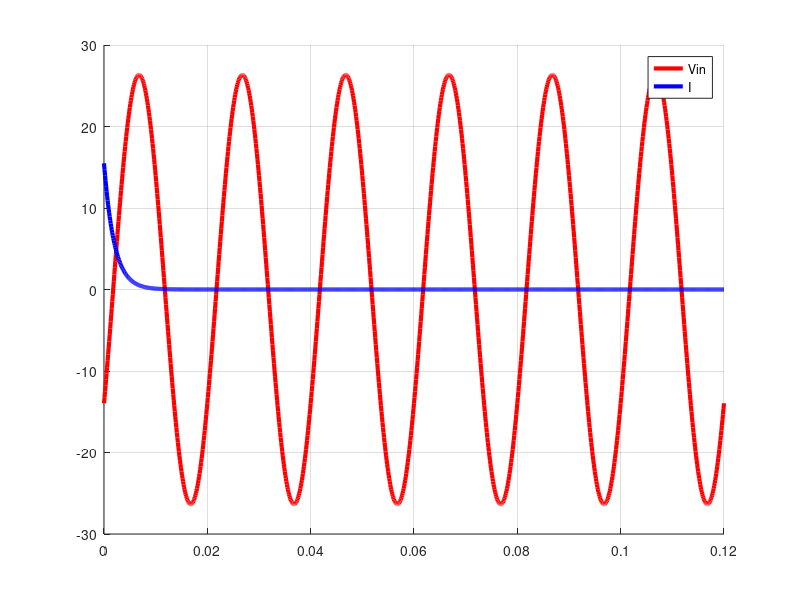

MATLAB code for this plot:
R=10;
L=20e-3;
f0=50;
w=2*pi*f0;
T=[0:1e-4:6/50];
Vip=sqrt(2)*220;

Vin = Vip*sin(w*T);

Z=sqrt(R^2+(w*L)^2);
phi=acos(R/Z);

I_libre = @(t) -(Vip*sin(phi)/Z)*exp(-R*t/L);
I_permanente = @(t) (Vip/Z)*sin(w*t - phi);

I = I_libre(T) + I_permanente(T);

% for i=1:length(Vin)
%
% end

I_002 = I_libre(0.01) + I_permanente(0.01)

Vl1= Vin - R*I;
Vl2= (Vip/Z)*sin(phi)*R*exp(-R*T/L) + (Vip*w*L/Z)*cos(w*T-phi);

figure();
hold on; grid on;

plot(T, (Vip/Z)*sin(w*T-32*pi/180), 'r', 'LineWidth', 3);
plot(T, (Vip/Z)*sin(pi/5)*exp(-R*T/L), 'b', 'LineWidth', 3);

% plot(T, Vin, 'r', 'LineWidth', 3);
% plot(T, I, 'b', 'LineWidth', 3);
% plot(T, Vl1, 'k', 'LineWidth', 3);
% plot(T, Vl2, 'm', 'LineWidth', 3);

legend('Vin', 'I', 'Vin-RI', 'VL');
